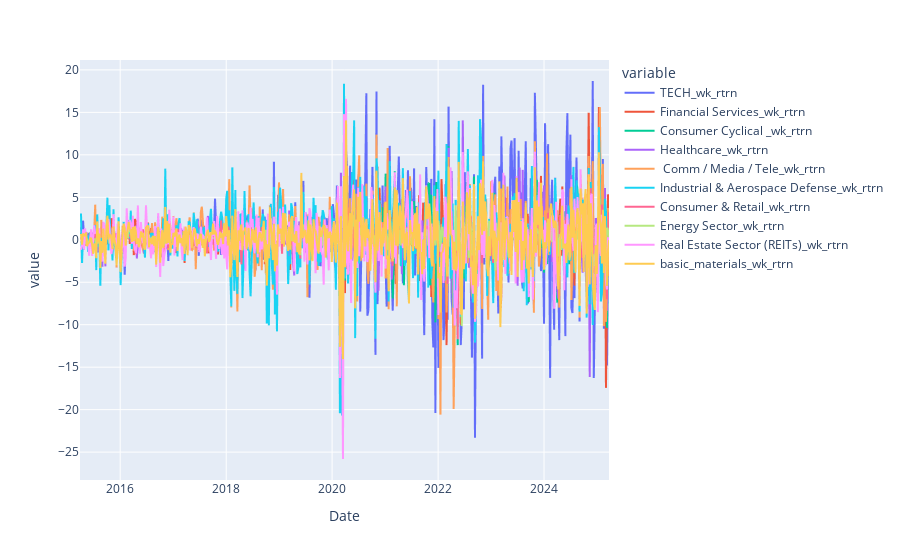

Here is the notebook cell this chart was saved with:
### Code cell
# Plot the weekly portfolio change for every industry

col_averages_returns = [col for col in df_averages.columns if '_rtrn' in col]

fig = px.line(df_averages, x='Date', y=col_averages_returns)
fig.show()

### Figure 1 — Plotly figure (JSON) as saved in the notebook; plotly's stock layout.template omitted (floating-point values rounded to 4 significant figures; data arrays with more than 128 entries replaced by an {"elided": "..."} marker saying what was removed)
{"data": [{"hovertemplate": "variable=TECH_wk_rtrn<br>Date=%{x}<br>value=%{y}<extra></extra>", "legendgroup": "TECH_wk_rtrn", "line": {"color": "#636efa", "dash": "solid"}, "marker": {"symbol": "circle"}, "mode": "lines", "name": "TECH_wk_rtrn", "showlegend": true, "type": "scattergl", "x": {"elided": "522 str values"}, "xaxis": "x", "y": {"elided": "522 float values"}, "yaxis": "y"}, {"hovertemplate": "variable=Financial Services_wk_rtrn<br>Date=%{x}<br>value=%{y}<extra></extra>", "legendgroup": "Financial Services_wk_rtrn", "line": {"color": "#EF553B", "dash": "solid"}, "marker": {"symbol": "circle"}, "mode": "lines", "name": "Financial Services_wk_rtrn", "showlegend": true, "type": "scattergl", "x": {"elided": "522 str values"}, "xaxis": "x", "y": {"elided": "522 float values"}, "yaxis": "y"}, {"hovertemplate": "variable=Consumer Cyclical _wk_rtrn<br>Date=%{x}<br>value=%{y}<extra></extra>", "legendgroup": "Consumer Cyclical _wk_rtrn", "line": {"color": "#00cc96", "dash": "solid"}, "marker": {"symbol": "circle"}, "mode": "lines", "name": "Consumer Cyclical _wk_rtrn", "showlegend": true, "type": "scattergl", "x": {"elided": "522 str values"}, "xaxis": "x", "y": {"elided": "522 float values"}, "yaxis": "y"}, {"hovertemplate": "variable=Healthcare_wk_rtrn<br>Date=%{x}<br>value=%{y}<extra></extra>", "legendgroup": "Healthcare_wk_rtrn", "line": {"color": "#ab63fa", "dash": "solid"}, "marker": {"symbol": "circle"}, "mode": "lines", "name": "Healthcare_wk_rtrn", "showlegend": true, "type": "scattergl", "x": {"elided": "522 str values"}, "xaxis": "x", "y": {"elided": "522 float values"}, "yaxis": "y"}, {"hovertemplate": "variable= Comm / Media / Tele_wk_rtrn<br>Date=%{x}<br>value=%{y}<extra></extra>", "legendgroup": " Comm / Media / Tele_wk_rtrn", "line": {"color": "#FFA15A", "dash": "solid"}, "marker": {"symbol": "circle"}, "mode": "lines", "name": " Comm / Media / Tele_wk_rtrn", "showlegend": true, "type": "scattergl", "x": {"elided": "522 str values"}, "xaxis": "x", "y": {"elided": "522 float values"}, "yaxis": "y"}, {"hovertemplate": "variable=Industrial & Aerospace Defense_wk_rtrn<br>Date=%{x}<br>value=%{y}<extra></extra>", "legendgroup": "Industrial & Aerospace Defense_wk_rtrn", "line": {"color": "#19d3f3", "dash": "solid"}, "marker": {"symbol": "circle"}, "mode": "lines", "name": "Industrial & Aerospace Defense_wk_rtrn", "showlegend": true, "type": "scattergl", "x": {"elided": "522 str values"}, "xaxis": "x", "y": {"elided": "522 float values"}, "yaxis": "y"}, {"hovertemplate": "variable=Consumer & Retail_wk_rtrn<br>Date=%{x}<br>value=%{y}<extra></extra>", "legendgroup": "Consumer & Retail_wk_rtrn", "line": {"color": "#FF6692", "dash": "solid"}, "marker": {"symbol": "circle"}, "mode": "lines", "name": "Consumer & Retail_wk_rtrn", "showlegend": true, "type": "scattergl", "x": {"elided": "522 str values"}, "xaxis": "x", "y": {"elided": "522 float values"}, "yaxis": "y"}, {"hovertemplate": "variable=Energy Sector_wk_rtrn<br>Date=%{x}<br>value=%{y}<extra></extra>", "legendgroup": "Energy Sector_wk_rtrn", "line": {"color": "#B6E880", "dash": "solid"}, "marker": {"symbol": "circle"}, "mode": "lines", "name": "Energy Sector_wk_rtrn", "showlegend": true, "type": "scattergl", "x": {"elided": "522 str values"}, "xaxis": "x", "y": {"elided": "522 float values"}, "yaxis": "y"}, {"hovertemplate": "variable=Real Estate Sector (REITs)_wk_rtrn<br>Date=%{x}<br>value=%{y}<extra></extra>", "legendgroup": "Real Estate Sector (REITs)_wk_rtrn", "line": {"color": "#FF97FF", "dash": "solid"}, "marker": {"symbol": "circle"}, "mode": "lines", "name": "Real Estate Sector (REITs)_wk_rtrn", "showlegend": true, "type": "scattergl", "x": {"elided": "522 str values"}, "xaxis": "x", "y": {"elided": "522 float values"}, "yaxis": "y"}, {"hovertemplate": "variable=basic_materials_wk_rtrn<br>Date=%{x}<br>value=%{y}<extra></extra>", "legendgroup": "basic_materials_wk_rtrn", "line": {"color": "#FECB52", "dash": "solid"}, "marker": {"symbol": "circle"}, "mode": "lines", "name": "basic_materials_wk_rtrn", "showlegend": true, "type": "scattergl", "x": {"elided": "522 str values"}, "xaxis": "x", "y": {"elided": "522 float values"}, "yaxis": "y"}], "layout": {"autosize": true, "legend": {"title": {"text": "variable"}, "tracegroupgap": 0}, "margin": {"t": 60}, "xaxis": {"anchor": "y", "autorange": true, "domain": [0, 1], "range": ["2015-03-30", "2025-03-24"], "title": {"text": "Date"}, "type": "date"}, "yaxis": {"anchor": "x", "autorange": true, "domain": [0, 1], "range": [-28.28, 21.16], "title": {"text": "value"}, "type": "linear"}}}
